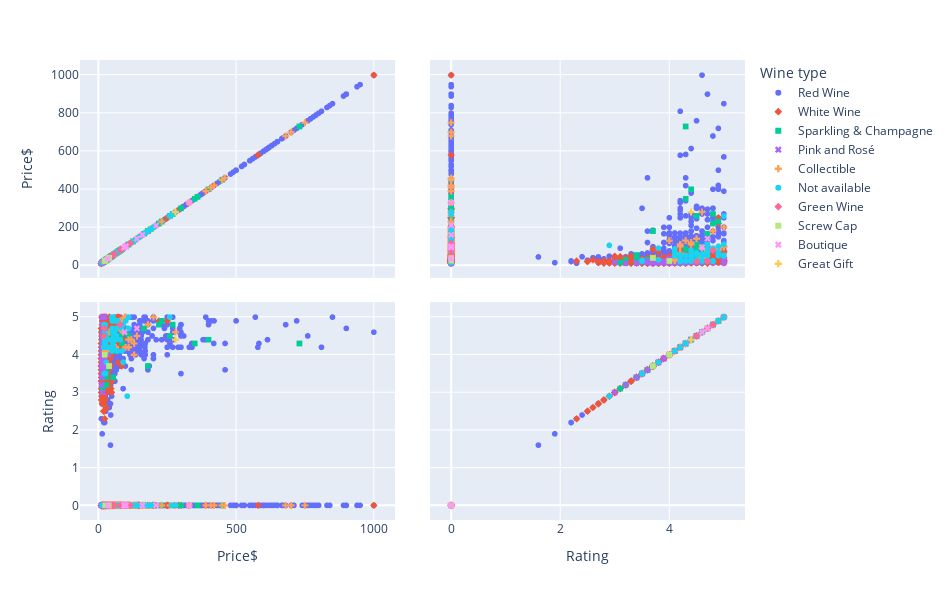

Source (notebook cell):
### Markdown cell above
### Is there a relationship between rating and the number or price?

### Code cell
relations(['Price$', 'Rating'], 'Wine type')

### Figure 1 — Plotly figure (JSON) as saved in the notebook; plotly's stock layout.template omitted (floating-point values rounded to 4 significant figures; data arrays with more than 128 entries replaced by an {"elided": "..."} marker saying what was removed)
{"data": [{"dimensions": [{"axis": {"matches": true}, "label": "Price$", "values": {"elided": "5924 float values"}}, {"axis": {"matches": true}, "label": "Rating", "values": {"elided": "5924 float values"}}], "hovertemplate": "Wine type=Red Wine<br>%{xaxis.title.text}=%{x}<br>%{yaxis.title.text}=%{y}<extra></extra>", "legendgroup": "Red Wine", "marker": {"color": "#636efa", "symbol": "circle"}, "name": "Red Wine", "showlegend": true, "type": "splom"}, {"dimensions": [{"axis": {"matches": true}, "label": "Price$", "values": {"elided": "4115 float values"}}, {"axis": {"matches": true}, "label": "Rating", "values": {"elided": "4115 float values"}}], "hovertemplate": "Wine type=White Wine<br>%{xaxis.title.text}=%{x}<br>%{yaxis.title.text}=%{y}<extra></extra>", "legendgroup": "White Wine", "marker": {"color": "#EF553B", "symbol": "diamond"}, "name": "White Wine", "showlegend": true, "type": "splom"}, {"dimensions": [{"axis": {"matches": true}, "label": "Price$", "values": {"elided": "205 float values"}}, {"axis": {"matches": true}, "label": "Rating", "values": {"elided": "205 float values"}}], "hovertemplate": "Wine type=Sparkling & Champagne<br>%{xaxis.title.text}=%{x}<br>%{yaxis.title.text}=%{y}<extra></extra>", "legendgroup": "Sparkling & Champagne", "marker": {"color": "#00cc96", "symbol": "square"}, "name": "Sparkling & Champagne", "showlegend": true, "type": "splom"}, {"dimensions": [{"axis": {"matches": true}, "label": "Price$", "values": {"elided": "255 float values"}}, {"axis": {"matches": true}, "label": "Rating", "values": {"elided": "255 float values"}}], "hovertemplate": "Wine type=Pink and Rosé<br>%{xaxis.title.text}=%{x}<br>%{yaxis.title.text}=%{y}<extra></extra>", "legendgroup": "Pink and Rosé", "marker": {"color": "#ab63fa", "symbol": "x"}, "name": "Pink and Rosé", "showlegend": true, "type": "splom"}, {"dimensions": [{"axis": {"matches": true}, "label": "Price$", "values": [120.0, 195.0, 31.99, 24.99, 62.99, 39.99, 140.0, 95.99, 110.0, 99.99, 62.99, 120.0, 62.99, 99.99, 408.0, 125.0, 120.0, 99.99, 110.0, 120.0, 190.0, 130.0, 230.0, 79.99, 130.0, 140.0, 99.97, 135.0, 200.0, 89, 120.0, 280.0, 99, 110.0, 110.0, 65.99, 99.99, 110.0, 59.99, 680.0, 330.0, 78.99, 159, 76.97, 279, 180.0, 99.97, 85, 89.97, 99.99, 139, 140.0, 89.97, 57.99, 130.0, 47.99, 77.99, 110.0, 47.99, 59.99, 79.97, 99, 390.0, 99.97, 95, 99.99, 69.99, 99.99, 110.0, 69.99, 79.99, 98.99, 85.97, 99.99, 139, 750.0, 260.0, 700.0, 420.0, 185, 169, 459, 449, 699, 75.99, 79.99, 79.99, 79.99, 64.99, 39.99, 99, 74.99, 74.99, 65.99, 69.99, 64.99, 74.99, 65.99, 59.99]}, {"axis": {"matches": true}, "label": "Rating", "values": [0, 0, 4.1, 4.1, 0, 4.6, 4.5, 5, 4.2, 0, 0, 0, 4.2, 0, 0, 0, 0, 0, 0, 4.4, 0, 4, 0, 4.9, 4.3, 0, 5, 0, 5, 4.9, 0, 4.6, 0, 0, 4.4, 0, 0, 0, 0, 0, 0, 0, 0, 4.7, 0, 4.8, 0, 0, 4.6, 0, 0, 0, 0, 0, 0, 0, 0, 4.2, 0, 4.2, 0, 4.2, 0, 0, 0, 0, 0, 0, 0, 0, 0, 0, 0, 0, 0, 0, 0, 0, 0, 0, 0, 0, 0, 0, 0, 0, 0, 0, 0, 0, 0, 0, 0, 0, 0, 0, 0, 0, 0]}], "hovertemplate": "Wine type=Collectible<br>%{xaxis.title.text}=%{x}<br>%{yaxis.title.text}=%{y}<extra></extra>", "legendgroup": "Collectible", "marker": {"color": "#FFA15A", "symbol": "cross"}, "name": "Collectible", "showlegend": true, "type": "splom"}, {"dimensions": [{"axis": {"matches": true}, "label": "Price$", "values": {"elided": "273 float values"}}, {"axis": {"matches": true}, "label": "Rating", "values": {"elided": "273 float values"}}], "hovertemplate": "Wine type=Not available<br>%{xaxis.title.text}=%{x}<br>%{yaxis.title.text}=%{y}<extra></extra>", "legendgroup": "Not available", "marker": {"color": "#19d3f3", "symbol": "circle"}, "name": "Not available", "showlegend": true, "type": "splom"}, {"dimensions": [{"axis": {"matches": true}, "label": "Price$", "values": [19.99, 21.99, 49.99, 44.99, 44.99, 89.99, 57.99, 54.99, 79.99, 116.0, 57.99, 99.99, 78.99, 34.89]}, {"axis": {"matches": true}, "label": "Rating", "values": [4.5, 4.7, 0, 0, 0, 0, 0, 0, 0, 0, 0, 0, 4.8, 0]}], "hovertemplate": "Wine type=Green Wine<br>%{xaxis.title.text}=%{x}<br>%{yaxis.title.text}=%{y}<extra></extra>", "legendgroup": "Green Wine", "marker": {"color": "#FF6692", "symbol": "diamond"}, "name": "Green Wine", "showlegend": true, "type": "splom"}, {"dimensions": [{"axis": {"matches": true}, "label": "Price$", "values": [22.99, 24.99, 38.99, 37.99]}, {"axis": {"matches": true}, "label": "Rating", "values": [4, 0, 3.7, 0]}], "hovertemplate": "Wine type=Screw Cap<br>%{xaxis.title.text}=%{x}<br>%{yaxis.title.text}=%{y}<extra></extra>", "legendgroup": "Screw Cap", "marker": {"color": "#B6E880", "symbol": "square"}, "name": "Screw Cap", "showlegend": true, "type": "splom"}, {"dimensions": [{"axis": {"matches": true}, "label": "Price$", "values": [210.0, 330.0, 99.99, 92.99, 99.99, 94.99, 140.0, 95, 99.99, 33.99, 160.0]}, {"axis": {"matches": true}, "label": "Rating", "values": [0, 0, 0, 0, 0, 4.6, 4.7, 0, 0, 0, 0]}], "hovertemplate": "Wine type=Boutique<br>%{xaxis.title.text}=%{x}<br>%{yaxis.title.text}=%{y}<extra></extra>", "legendgroup": "Boutique", "marker": {"color": "#FF97FF", "symbol": "x"}, "name": "Boutique", "showlegend": true, "type": "splom"}, {"dimensions": [{"axis": {"matches": true}, "label": "Price$", "values": [280.0]}, {"axis": {"matches": true}, "label": "Rating", "values": [4.4]}], "hovertemplate": "Wine type=Great Gift<br>%{xaxis.title.text}=%{x}<br>%{yaxis.title.text}=%{y}<extra></extra>", "legendgroup": "Great Gift", "marker": {"color": "#FECB52", "symbol": "cross"}, "name": "Great Gift", "showlegend": true, "type": "splom"}], "layout": {"autosize": false, "dragmode": "select", "height": 600, "legend": {"title": {"text": "Wine type"}, "tracegroupgap": 0}, "margin": {"t": 60}, "width": 950}}
